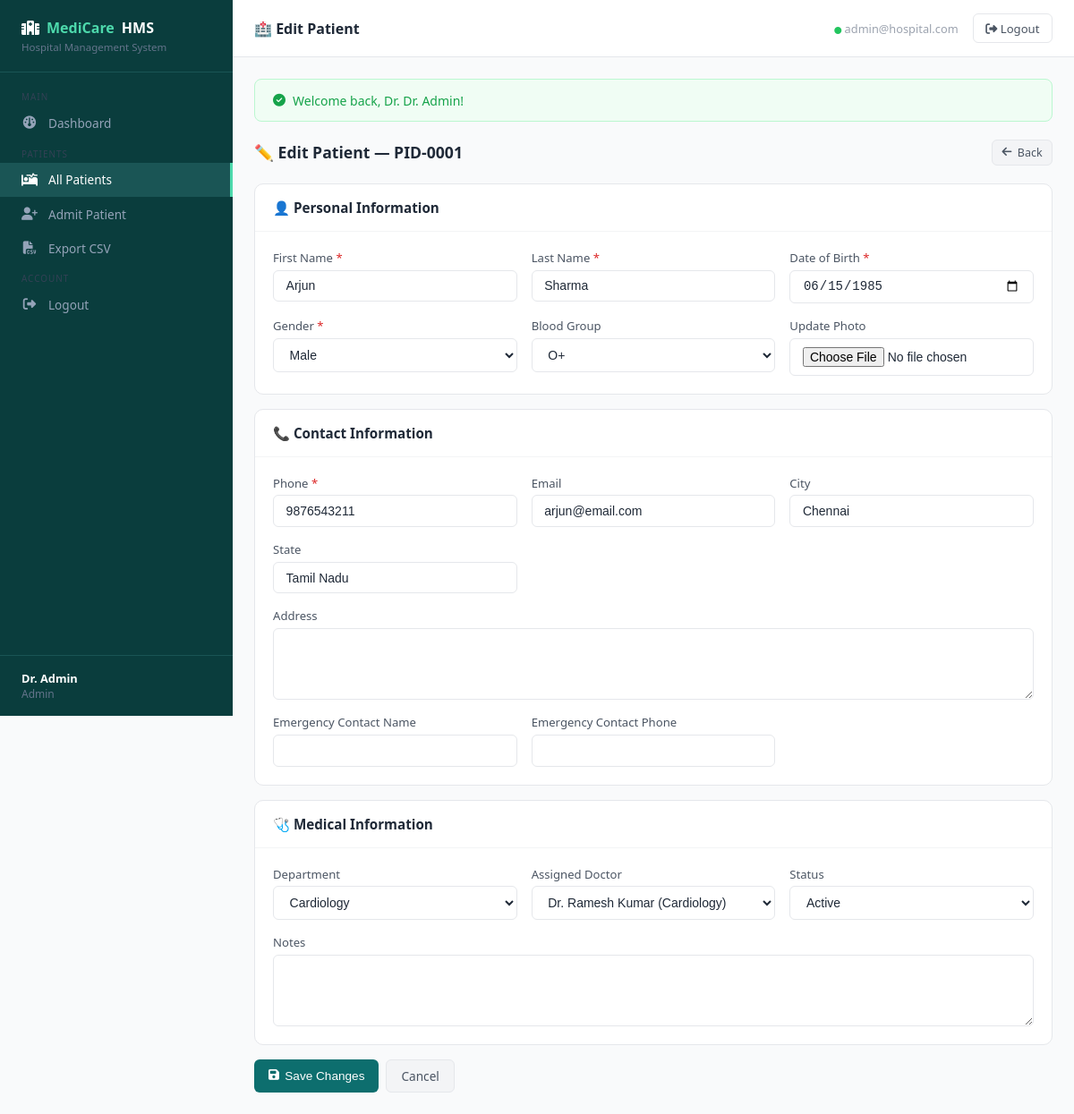
Page /patients/1/edit (signed in) on the committed database.
### tables this page shows
CREATE TABLE IF NOT EXISTS patients (
    id INT AUTO_INCREMENT PRIMARY KEY,
    patient_id VARCHAR(20) NOT NULL UNIQUE,
    first_name VARCHAR(100) NOT NULL,
    last_name VARCHAR(100) NOT NULL,
    date_of_birth DATE NOT NULL,
    gender ENUM('male','female','other') NOT NULL,
    blood_group ENUM('A+','A-','B+','B-','AB+','AB-','O+','O-','Unknown') DEFAULT 'Unknown',
    phone VARCHAR(20) NOT NULL,
    email VARCHAR(150) DEFAULT NULL,
    address TEXT DEFAULT NULL,
    city VARCHAR(100) DEFAULT NULL,
    state VARCHAR(100) DEFAULT NULL,
    emergency_contact_name VARCHAR(100) DEFAULT NULL,
    emergency_contact_phone VARCHAR(20) DEFAULT NULL,
    department_id INT DEFAULT NULL,
    assigned_doctor_id INT DEFAULT NULL,
    status ENUM('active','discharged','critical','under_observation') DEFAULT 'active',
    photo VARCHAR(255) DEFAULT NULL,
    notes TEXT DEFAULT NULL,
    admitted_at TIMESTAMP DEFAULT CURRENT_TIMESTAMP,
    discharged_at TIMESTAMP NULL DEFAULT NULL,
    created_by INT DEFAULT NULL,
    created_at TIMESTAMP DEFAULT CURRENT_TIMESTAMP,
    updated_at TIMESTAMP DEFAULT CURRENT_TIMESTAMP ON UPDATE CURRENT_TIMESTAMP,
    FOREIGN KEY (department_id) REFERENCES departments(id) ON DELETE SET NULL,
    FOREIGN KEY (assigned_doctor_id) REFERENCES users(id) ON DELETE SET NULL,
    FOREIGN KEY (created_by) REFERENCES users(id) ON DELETE SET NULL,
    FULLTEXT INDEX ft_patient (first_name, last_name, patient_id, phone, city)
);

CREATE TABLE IF NOT EXISTS departments (
    id INT AUTO_INCREMENT PRIMARY KEY,
    name VARCHAR(100) NOT NULL UNIQUE,
    description TEXT DEFAULT NULL,
    created_at TIMESTAMP DEFAULT CURRENT_TIMESTAMP
);

CREATE TABLE IF NOT EXISTS users (
    id INT AUTO_INCREMENT PRIMARY KEY,
    name VARCHAR(100) NOT NULL,
    email VARCHAR(150) NOT NULL UNIQUE,
    password VARCHAR(255) NOT NULL,
    role ENUM('admin', 'doctor', 'receptionist') DEFAULT 'receptionist',
    specialization VARCHAR(100) DEFAULT NULL,
    phone VARCHAR(20) DEFAULT NULL,
    is_active TINYINT(1) DEFAULT 1,
    created_at TIMESTAMP DEFAULT CURRENT_TIMESTAMP,
    updated_at TIMESTAMP DEFAULT CURRENT_TIMESTAMP ON UPDATE CURRENT_TIMESTAMP
);

### controllers/PatientController.php (called while the page is built, shortened)
<?php
class PatientController {
    private Patient $model;
    private PDO     $db;
    public function __construct() { $this->model=new Patient(); $this->db=Database::getInstance(); }
    public function edit(int $id): void {
        $patient=$this->model->find($id);
        $depts   = $this->db->query("SELECT * FROM departments ORDER BY name")->fetchAll();
        $doctors = $this->db->query("SELECT * FROM users WHERE role='doctor' AND is_active=1 ORDER BY name")->fetchAll();
        $errors  = $_SESSION['form_errors']??[]; $old=$_SESSION['form_old']??$patient;
        require __DIR__.'/../views/patients/edit.php';
    }
}

### config/database.php (called while the page is built, shortened)
<?php
class Database {
    private static ?PDO $instance = null;
    private static array $env = [];
    public static function getInstance(): PDO {
        if (self::$instance === null) {
            $e = self::$env;
            $dsn = "mysql:host={$e['DB_HOST']};port={$e['DB_PORT']};dbname={$e['DB_NAME']};charset=utf8mb4";
            try {
                self::$instance = new PDO($dsn, $e['DB_USER'], $e['DB_PASS'], [
                    PDO::ATTR_ERRMODE            => PDO::ERRMODE_EXCEPTION,
                    PDO::ATTR_DEFAULT_FETCH_MODE => PDO::FETCH_ASSOC,
                    PDO::ATTR_EMULATE_PREPARES   => false,
                ]);
            } catch (PDOException $ex) {
                die('<div style="font-family:sans-serif;padding:2rem;color:#dc2626;">
                    <h2>⚠️ Database Connection Failed</h2>
                    <p>Please check your <strong>.env</strong> file settings.</p>
                    <code>' . htmlspecialchars($ex->getMessage()) . '</code>
                </div>');
            }
        }
        return self::$instance;
    }
    private static function loadEnv(): void {
        $file = __DIR__ . '/../.env';
        if (!file_exists($file)) {
            self::$env = ['DB_HOST'=>'localhost','DB_PORT'=>'3306','DB_NAME'=>'hospital_mgmt','DB_USER'=>'root','DB_PASS'=>''];
            return;
        }
    }
}

### models/Patient.php (called while the page is built, shortened)
<?php
class Patient {
    private PDO $db;
    public function __construct() { $this->db = Database::getInstance(); }
    public function find(int $id): ?array {
        $s = $this->db->prepare(
            "SELECT p.*, d.name as dept_name, u.name as doctor_name, u.specialization as doctor_spec
             FROM patients p
             LEFT JOIN departments d ON d.id=p.department_id
             LEFT JOIN users u ON u.id=p.assigned_doctor_id
             WHERE p.id=?"
        );
        $s->execute([$id]); return $s->fetch() ?: null;
    }
}

### config/app.php (called while the page is built, shortened)
<?php
function e(mixed $v): string { return htmlspecialchars((string)($v??''), ENT_QUOTES, 'UTF-8'); }

### views/patients/edit.php (the view, shortened to what this page needs)
<?php $pageTitle='Edit Patient'; require __DIR__.'/../partials/header.php';?>
<div style="max-width:900px">
  <div class="flex justify-between items-center" style="margin-bottom:1.25rem">
    <h2 style="font-size:1.1rem;font-weight:600">✏️ Edit Patient — <?=e($patient['patient_id'])?></h2>
    <a href="<?=BASE_URL?>/patients/<?=$patient['id']?>" class="btn btn-secondary btn-sm"><i class="fa fa-arrow-left"></i> Back</a>
  </div>
  <form method="POST" action="<?=BASE_URL?>/patients/<?=$patient['id']?>/update" enctype="multipart/form-data">
    <div class="card" style="margin-bottom:1rem">
      <div class="card-header"><span class="card-title">👤 Personal Information</span></div>
      <div class="card-body">
        <div class="form-grid">
          <div class="form-group">
            <label>First Name <span class="req">*</span></label>
            <input type="text" name="first_name" value="<?=e($old['first_name']??'')?>" required>
          </div>
          <div class="form-group">
            <label>Last Name <span class="req">*</span></label>
            <input type="text" name="last_name" value="<?=e($old['last_name']??'')?>" required>
          </div>
          <div class="form-group">
            <label>Date of Birth <span class="req">*</span></label>
            <input type="date" name="date_of_birth" value="<?=e($old['date_of_birth']??'')?>" required>
          </div>
          <div class="form-group">
            <label>Gender <span class="req">*</span></label>
            <select name="gender" required>
              <?php foreach(['male'=>'Male','female'=>'Female','other'=>'Other'] as $v=>$l):?>
              <option value="<?=$v?>" <?=($old['gender']??'')===$v?'selected':''?>><?=$l?></option>
              <?php endforeach;?>
            </select>
          </div>
          <div class="form-group">
            <label>Blood Group</label>
            <select name="blood_group">
              <?php foreach(['Unknown','A+','A-','B+','B-','AB+','AB-','O+','O-'] as $bg):?>
              <option value="<?=$bg?>" <?=($old['blood_group']??'')===$bg?'selected':''?>><?=$bg?></option>
              <?php endforeach;?>
            </select>
          </div>
          <div class="form-group">
            <label>Update Photo</label>
            <input type="file" name="photo" accept="image/jpeg,image/png,image/webp">
          </div>
        </div>
      </div>
    </div>
    <div class="card" style="margin-bottom:1rem">
      <div class="card-header"><span class="card-title">📞 Contact Information</span></div>
      <div class="card-body">
        <div class="form-grid">
          <div class="form-group">
            <label>Phone <span class="req">*</span></label>
            <input type="tel" name="phone" value="<?=e($old['phone']??'')?>" required>
          </div>
          <div class="form-group">
            <label>Email</label>
            <input type="email" name="email" value="<?=e($old['email']??'')?>">
          </div>
          <div class="form-group">
            <label>City</label>
            <input type="text" name="city" value="<?=e($old['city']??'')?>">
          </div>
          <div class="form-group">
            <label>State</label>
            <input type="text" name="state" value="<?=e($old['state']??'')?>">
          </div>
          <div class="form-group full">
            <label>Address</label>
            <textarea name="address"><?=e($old['address']??'')?></textarea>
          </div>
          <div class="form-group">
            <label>Emergency Contact Name</label>
            <input type="text" name="emergency_contact_name" value="<?=e($old['emergency_contact_name']??'')?>">
          </div>
          <div class="form-group">
            <label>Emergency Contact Phone</label>
            <input type="tel" name="emergency_contact_phone" value="<?=e($old['emergency_contact_phone']??'')?>">
          </div>
        </div>
      </div>
    </div>
    <div class="card" style="margin-bottom:1rem">
      <div class="card-header"><span class="card-title">🩺 Medical Information</span></div>
      <div class="card-body">
        <div class="form-grid">
          <div class="form-group">
            <label>Department</label>
            <select name="department_id">
              <?php foreach($depts as $d):?>
              <option value="<?=$d['id']?>" <?=($old['department_id']??'')==$d['id']?'selected':''?>><?=e($d['name'])?></option>
              <?php endforeach;?>
            </select>
          </div>
          <div class="form-group">
            <label>Assigned Doctor</label>
            <select name="assigned_doctor_id">
              <?php foreach($doctors as $doc):?>
              <option value="<?=$doc['id']?>" <?=($old['assigned_doctor_id']??'')==$doc['id']?'selected':''?>><?=e($doc['name'])?> <?=$doc['specialization']?'('.$doc['specialization'].')':''?></option>
              <?php endforeach;?>
            </select>
          </div>
          <div class="form-group">
            <label>Status</label>
            <select name="status">
              <?php foreach(['active'=>'Active','critical'=>'Critical','under_observation'=>'Under Observation','discharged'=>'Discharged'] as $v=>$l):?>
              <option value="<?=$v?>" <?=($old['status']??'')===$v?'selected':''?>><?=$l?></option>
              <?php endforeach;?>
            </select>
          </div>
          <div class="form-group full">
            <label>Notes</label>
            <textarea name="notes"><?=e($old['notes']??'')?></textarea>
          </div>
        </div>
      </div>
    </div>
    <div class="flex gap-2">
      <button type="submit" class="btn btn-primary"><i class="fa fa-floppy-disk"></i> Save Changes</button>
      <a href="<?=BASE_URL?>/patients/<?=$patient['id']?>" class="btn btn-secondary">Cancel</a>
    </div>
  </form>
</div>
<?php require __DIR__.'/../partials/footer.php';?>

### views/partials/header.php (style rules this page uses)
*,*::before,*::after { box-sizing:border-box;margin:0;padding:0 }
:root { --primary:#0d6e6e;--primary-dark:#095858;--primary-light:#e6f4f4; --red:#dc2626;--green:#16a34a;--yellow:#d97706;--blue:#2563eb;--purple:#7c3aed; --gray-50:#f9fafb;--gray-100:#f3f4f6;--gray-200:#e5e7eb; --gray-400:#9ca3af;--gray-600:#4b5563;--gray-800:#1f2937; --sidebar:260px;--header:64px; }
body { font-family:'Segoe UI',system-ui,sans-serif;background:var(--gray-50);color:var(--gray-800);display:flex;min-height:100vh }
.card { background:#fff;border-radius:10px;border:1px solid var(--gray-200) }
.card-header { padding:1rem 1.25rem;border-bottom:1px solid var(--gray-100);display:flex;align-items:center;justify-content:space-between }
.card-body { padding:1.25rem }
.card-title { font-size:.95rem;font-weight:600 }
.btn { display:inline-flex;align-items:center;gap:.4rem;padding:.5rem 1rem;border-radius:6px;font-size:.85rem;font-weight:500;cursor:pointer;border:none;text-decoration:none;transition:all .15s }
.btn-primary { background:var(--primary);color:#fff }
.btn-secondary { background:var(--gray-100);color:var(--gray-600);border:1px solid var(--gray-200) }
.btn-sm { padding:.3rem .65rem;font-size:.78rem }
.form-grid { display:grid;grid-template-columns:repeat(auto-fit,minmax(250px,1fr));gap:1rem }
.form-group { display:flex;flex-direction:column;gap:.3rem }
.form-group.full { grid-column:1/-1 }
label { font-size:.82rem;font-weight:500;color:var(--gray-600) }
label .req { color:var(--red) }
input,select,textarea { padding:.55rem .85rem;border:1px solid var(--gray-200);border-radius:6px;font-size:.875rem;width:100%;transition:border .15s;background:#fff;color:var(--gray-800) }
textarea { resize:vertical;min-height:80px }
.flex { display:flex }
.gap-2 { gap:.5rem }
.items-center { align-items:center }
.justify-between { justify-content:space-between }

### rows in the picture
patients: patient "PID-0001", first_name "Arjun", last_name "Sharma", date_of_birth "06/15/1985", gender "Male", blood_group "O+", phone "9876543211", email "arjun@email.com", city "Chennai", state "Tamil Nadu", department_id "Cardiology", assigned_doctor_id "Dr. Ramesh Kumar (Cardiology)", status "Active"

### other values in the picture
Auth::user()['name'] "Dr. Admin"
Auth::role() "Admin"
$pageTitle "Edit Patient"
Auth::user()['email'] "admin@hospital.com"
$flash['message'] "Welcome back, Dr. Dr. Admin!"
